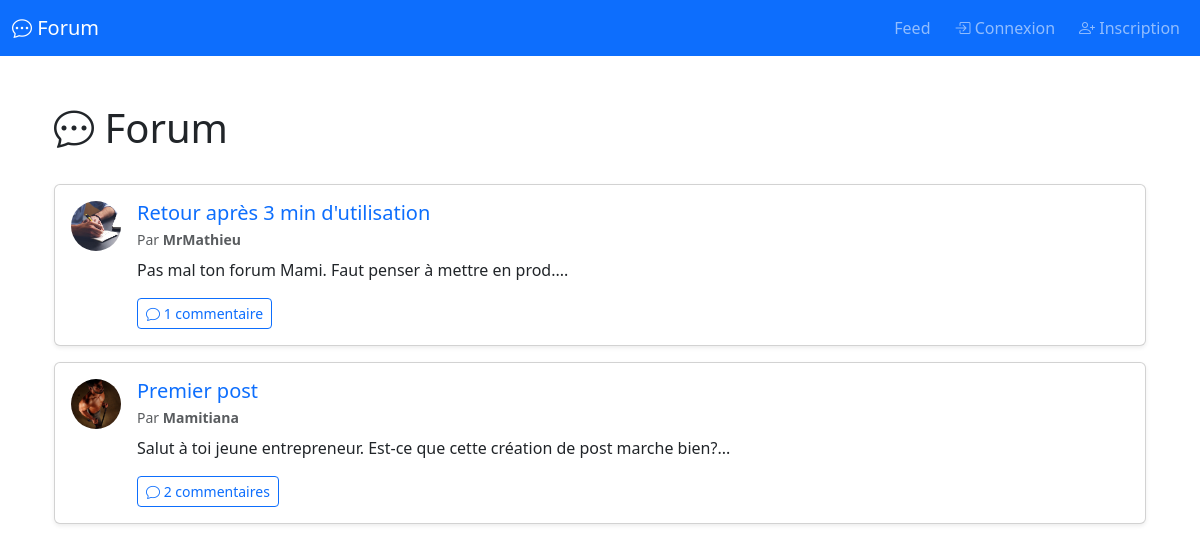
Screenshot of /orphee/POO/TP-CRUD/post with the database file from the repository.
### tables this page shows
CREATE TABLE `post` (
  `id_post` int NOT NULL,
  `title` varchar(255) NOT NULL,
  `content` text NOT NULL,
  `author_id` int NOT NULL
);

CREATE TABLE `user` (
  `id_user` int NOT NULL,
  `pseudo` varchar(255) NOT NULL,
  `email` varchar(255) NOT NULL,
  `password` varchar(255) NOT NULL,
  `avatar` varchar(255) NOT NULL
);

### Core/Controller.php (called while the page is built, shortened)
<?php
class Controller
{
    public function render($layout, $template, $params = [])
    {
        extract($params);
        require_once ROOT_PATH . '/App/View/' . $template;
        return ob_end_flush();
    }
}

### App/Controller/PostController.php (called while the page is built, shortened)
<?php
class PostController extends Controller
{
    private $postService;
    public function __construct()
    {
        $this->postService = new PostService;
    }
    public function index()
    {
        $posts = $this->postService->getAllPosts();
        return $this->render('layout.php', 'post/accueil.php', [
            'posts' => $posts,
        ]);
    }
}

### Core/Router.php (called while the page is built, shortened)
<?php
class Router
{
    public function route()
    {
        $url = $_SERVER['REQUEST_URI'];
        $url = strtok($url, '?');
        if(strpos($url, '/orphee/POO/TP-CRUD') === 0) {
            $url = substr($url, strlen('/orphee/POO/TP-CRUD'));
        }
        $url = ltrim($url, '/');
        $segments = explode('/', $url);
        $methodName = (isset($segments[1]) && $segments[1] != '') ? $segments[1] : 'index';
        $controller = new $controllerClass;
        $params = array_slice($segments, 2);
        call_user_func_array([$controller, $methodName], $params);
    }
}

### index.php (called while the page is built, shortened)
<?php
$router = new Core\Router;
$router->route();

### Core/Model.php (called while the page is built, shortened)
<?php
class Model
{
    protected $db;
    public function __construct()
    {
        if(!$this->db) {
            $infos = simplexml_load_file(ROOT_PATH .'/Core/config.xml');
            try {
                $this->db = new \PDO('mysql:host=' . $infos->host . ';dbname=' . $infos->db, $infos->user, $infos->password, [
                    \PDO::ATTR_ERRMODE => \PDO::ERRMODE_EXCEPTION,
                    \PDO::MYSQL_ATTR_INIT_COMMAND => 'SET NAMES utf8'
                ]);
            } catch(\PDOException $e) {
                exit('Erreur de connexion : ' . $e->getMessage());
            }
        }
    }
}

### App/Service/PostService.php (called while the page is built, shortened)
<?php
class PostService
{
    private $postModel;
    public function __construct()
    {
        $this->postModel = new Post;
    }
    public function getAllPosts()
    {
        return $this->postModel->SelectAll();
    }
}

### App/Model/Post.php (called while the page is built, shortened)
<?php
class Post extends Model
{
    public function SelectAll()
    {
        $data = $this->db->query("SELECT p.*, u.pseudo, u.avatar, COUNT(c.id_comment) as comment_count FROM post p JOIN user u ON p.author_id = u.id_user LEFT JOIN comment c ON p.id_post = c.post_id GROUP BY p.id_post ORDER BY p.id_post DESC");
        return $data->fetchAll(\PDO::FETCH_OBJ);
    }
}

### App/View/post/accueil.php (the view, shortened to what this page needs)
<div class="container mt-5">
    <div class="row mb-4">
        <div class="col-md-12">
            <div class="d-flex justify-content-between align-items-center">
                <h1><i class="bi bi-chat-dots"></i> Forum</h1>
            </div>
        </div>
    </div>
    <div class="row">
        <div class="col-md-12">
            <?php if (empty($posts)): ?>
                <div class="alert alert-info text-center">
                    <p class="mb-0">Aucun post pour le moment.</p>
                </div>
            <?php else: ?>
                <?php foreach ($posts as $post): ?>
                    <div class="card shadow-sm mb-3">
                        <div class="card-body">
                            <div class="d-flex align-items-start">
                                <?php if ($post->avatar): ?>
                                    <img src="<?= ROOT_URL ?>/public/images/<?= htmlspecialchars($post->avatar) ?>" alt="Avatar" class="rounded-circle me-3" style="width: 50px; height: 50px; object-fit: cover;">
                                <?php else: ?>
                                    <div class="rounded-circle bg-secondary me-3 d-flex align-items-center justify-content-center" style="width: 50px; height: 50px;">
                                        <i class="bi bi-person-fill text-white"></i>
                                    </div>
                                <?php endif; ?>
                                <div class="flex-grow-1">
                                    <h5 class="card-title mb-1">
                                        <a href="<?= ROOT_URL ?>/post/detail/<?= $post->id_post ?>" class="text-decoration-none">
                                            <?= htmlspecialchars($post->title) ?>
                                        </a>
                                    </h5>
                                    <p class="card-text text-muted small mb-2">
                                        Par <strong><?= htmlspecialchars($post->pseudo) ?></strong>
                                    </p>
                                    <p class="card-text"><?= htmlspecialchars(substr($post->content, 0, 150)) ?>...</p>
                                    <a href="<?= ROOT_URL ?>/post/detail/<?= $post->id_post ?>" class="btn btn-sm btn-outline-primary">
                                        <i class="bi bi-chat"></i> <?= $post->comment_count ?> commentaire<?= $post->comment_count > 1 ? 's' : '' ?>
                                    </a>
                                </div>
                            </div>
                        </div>
                    </div>
                <?php endforeach; ?>
            <?php endif; ?>
        </div>
    </div>
</div>

### rows the page displays
post: author.avatar (picture), title "Retour après 3 min d'utilisation", author.pseudo "MrMathieu", content "Pas mal ton forum Mami. Faut penser à mettre en prod.", comment_count "1"
post: author.avatar (picture), title "Premier post", author.pseudo "Mamitiana", content "Salut à toi jeune entrepreneur. Est-ce que cette création de post marche bien?", comment_count "2"
